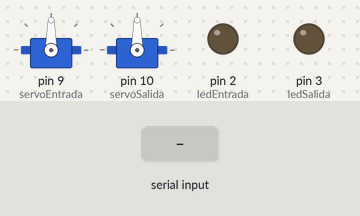
Simulated run of this sketch. Board: Arduino Uno, built with avr-gcc and run on an emulated ATmega328P. Parts: 2 × servo, output pins drawn as LEDs (lit = HIGH). The test bench sets the inputs (shaded band). What the sketch prints to the serial monitor is not drawn.

Above: at 1.2 s.
1.3 s: "entrada\n" received over Serial
At 2.7 s:
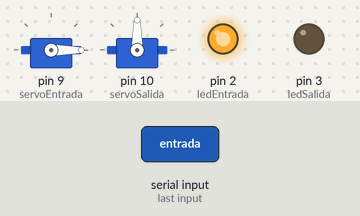
Timing chart, 0 to 7.9 s (numbered marks = the images above; inputs shaded):
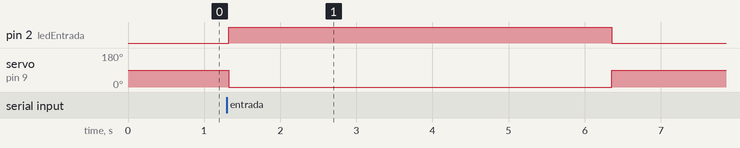

Measured:
- after the input at 1.3 s, pin 2 (ledEntrada): LOW → HIGH at once, → LOW 5.0 s later; servo on pin 9 (servoEntrada): 90° → 0° at once, → 90° 5.0 s later

The sketch:

Talanquera.ino
```cpp
#include <Servo.h>

// Definir dos servos: entrada y salida
Servo servoEntrada;
Servo servoSalida;

// Definir pines de LEDs
const int ledEntrada = 2;   // LED verde para entrada
const int ledSalida  = 3;   // LED verde para salida

void setup() {
    Serial.begin(9600);          // Comunicación con la computadora
    servoEntrada.attach(9);      // Servo de entrada en pin 9
    servoSalida.attach(10);      // Servo de salida en pin 10

    // Configurar pines de LED como salidas
    pinMode(ledEntrada, OUTPUT);
    pinMode(ledSalida, OUTPUT);

    // Inicializar servos en posición cerrada
    servoEntrada.write(90);
    servoSalida.write(90);

    // Apagar LEDs al inicio
    digitalWrite(ledEntrada, LOW);
    digitalWrite(ledSalida, LOW);

    // Mensaje de inicio
    Serial.println("🚀 Arduino listo - Servos y LEDs inicializados");
    Serial.println("📋 Comandos: 'entrada' o 'salida'");
}

void loop() {
    if (Serial.available() > 0) {
        String cmd = Serial.readStringUntil('\n');  // Leer hasta salto de línea
        cmd.trim();                                 // Limpiar espacios

        Serial.println("📥 Comando recibido: '" + cmd + "' (longitud: " + cmd.length() + ")");

        if (cmd.indexOf("entrada") >= 0 || cmd == "entrada") {
            abrirEntrada();
        } else if (cmd.indexOf("salida") >= 0 || cmd == "salida") {
            abrirSalida();
        } else if (cmd.length() > 0) {
            Serial.println("⚠ Comando inválido: '" + cmd + "'");
            Serial.println("💡 Comandos válidos: 'entrada' o 'salida'");
        }
    }
}

void abrirEntrada() {
    Serial.println("🚪 ➡ ABRIENDO ENTRADA...");

    digitalWrite(ledEntrada, HIGH);  // 🔵 Encender LED entrada
    servoEntrada.write(0);           // Abrir la garita

    Serial.println("🔄 Servo entrada movido a 0°");
    delay(5000);                     // Mantener abierta 5 segundos

    servoEntrada.write(90);          // Cerrar
    digitalWrite(ledEntrada, LOW);   // 🔵 Apagar LED entrada

    Serial.println("🔄 Servo entrada movido a 90°");
    Serial.println("✅ ENTRADA COMPLETADA");
}

void abrirSalida() {
    Serial.println("🚪 ⬅ ABRIENDO SALIDA...");

    digitalWrite(ledSalida, HIGH);   // 🔵 Encender LED salida
    servoSalida.write(0);            // Abrir la garita

    Serial.println("🔄 Servo salida movido a 0°");
    delay(5000);                     // Mantener abierta 5 segundos

    servoSalida.write(90);           // Cerrar
    digitalWrite(ledSalida, LOW);    // 🔵 Apagar LED salida

    Serial.println("🔄 Servo salida movido a 90°");
    Serial.println("✅ SALIDA COMPLETADA");
}
```
